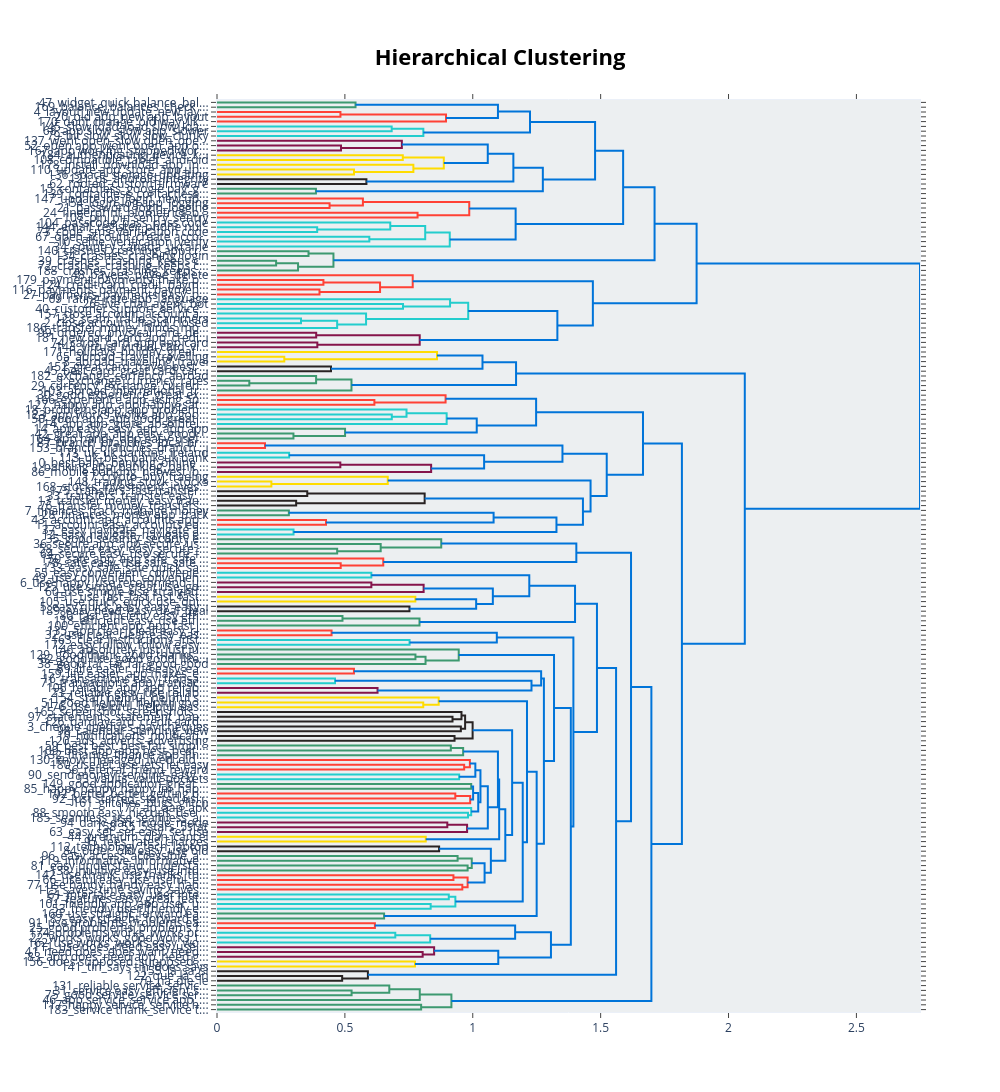

This figure's notebook cell:
### Code cell
# Visualize topics as a hierarchical tree
fig = seed_try.visualize_hierarchy()
fig.show()
